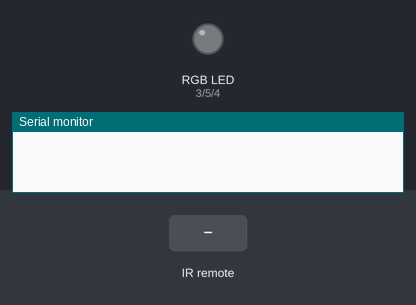
Recording of a sketch running on a simulated Arduino Uno, built with avr-gcc and run on an emulated ATmega328P. On the bench: an RGB LED mixed from three pins (HIGH = lit), the last lines printed to the serial monitor. Inputs (shaded band) come from the test bench.

Above: at 1.2 s.
1.3 s: infrared code 0xFFA25D received
At 1.9 s:
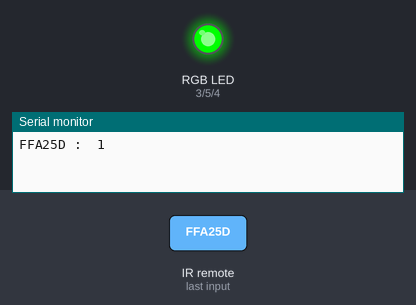
2.8 s: infrared code 0xFF629D received
At 4.0 s:
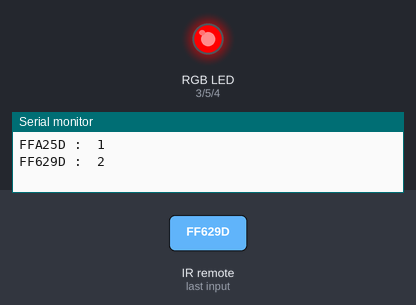
4.3 s: infrared code 0xFFE21D received
At 5.3 s:
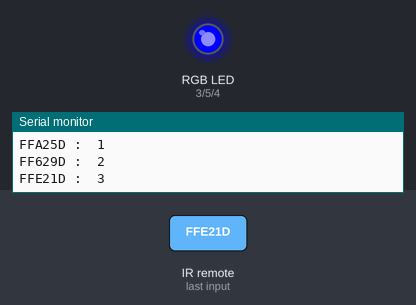
5.8 s: infrared code 0xFF22DD received
At 6.5 s:
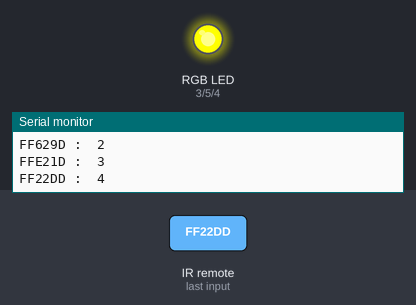
7.3 s: infrared code 0xFF02FD received
At 7.6 s:
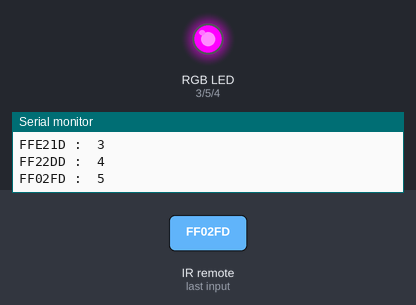
Timing chart, 0 to 9.8 s (numbered marks = the images above; inputs shaded):
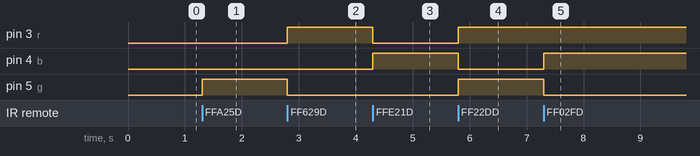

The sketch:

infrared_controlled_rgb_led.ino
```cpp
#include <IRremote.h>
#define g 5
#define b 4
#define r 3
int const IR_REC_PIN = 11;
IRrecv irrecv(IR_REC_PIN);       // create instance of 'irrecv'
decode_results irresults;        // create instance of 'decode_results'

void setup(){
  Serial.begin(9600);   // Initialize serial port
  irrecv.enableIRIn(); // Start the IR_REC_PIN
  pinMode(g, OUTPUT);
  pinMode(r, OUTPUT);
  pinMode(b, OUTPUT);
}

void loop(){
  if (irrecv.decode(&irresults)) // We have received an IR command
  {
    Serial.print(irresults.value, HEX);  // Printout raw value
    Serial.print(" : ");
    translateIR();
    irrecv.resume(); // receive the next value
  }
}

void translateIR(){
  switch(irresults.value){
    case 0xFF18E7:
      Serial.println(" FORWARD");
      break;
    case 0xFF10EF:
      Serial.println(" LEFT");
      break;
    case 0xFF38C7:
      Serial.println(" -OK-");
      break;
    case 0xFF5AA5:
      Serial.println(" RIGHT");
      break;
    case 0xFF4AB5:
      Serial.println(" REVERSE");
      break;
    case 0xFFA25D:
      Serial.println(" 1");
      digitalWrite(g, HIGH);
      digitalWrite(r, LOW);
      digitalWrite(b, LOW);
      break;
    case 0xFF629D:
      Serial.println(" 2");
      digitalWrite(g, LOW);
      digitalWrite(r, HIGH);
      digitalWrite(b, LOW);
      break;
    case 0xFFE21D:
      Serial.println(" 3");
      digitalWrite(g, LOW);
      digitalWrite(r, LOW);
      digitalWrite(b, HIGH);
      break;
    case 0xFF22DD:
      Serial.println(" 4");
      digitalWrite(g, HIGH);
      digitalWrite(r, HIGH);
      digitalWrite(b, LOW);
      break;
    case 0xFF02FD:
      Serial.println(" 5");
      digitalWrite(g, LOW);
      digitalWrite(r, HIGH);
      digitalWrite(b, HIGH);
      break;
    case 0xFFC23D:
      Serial.println(" 6");
      digitalWrite(g, HIGH);
      digitalWrite(r, LOW);
      digitalWrite(b, HIGH);
      break;
    case 0xFFE01F:
      Serial.println(" 7");
      digitalWrite(g, HIGH);
      digitalWrite(r, HIGH);
      digitalWrite(b, HIGH);
      break;
    case 0xFFA857:
      Serial.println(" 8");
      digitalWrite(g, LOW);
      digitalWrite(r, LOW);
      digitalWrite(b, LOW);
      break;
    case 0xFF906F:
      Serial.println(" 9");
      break;
    case 0xFF6897:
      Serial.println(" *");
      break;
    case 0xFF9867:
      Serial.println(" 0");
      break;
    case 0xFFB04F:
      Serial.println(" #");
      break;
    case 0xFFFFFFFF:
      Serial.println(" REPEAT");
      break;
    default:
      Serial.println(" Unidentified button");
    }
    delay(600); // Delay to help avoid accidental repeats
}
```

Measured:
- after the input at 1.3 s, pin 5 (g): LOW → HIGH at once
- after the input at 2.8 s, pin 3 (r): LOW → HIGH at once; pin 5 (g): HIGH → LOW at once
- after the input at 4.3 s, pin 3 (r): HIGH → LOW at once; pin 4 (b): LOW → HIGH at once
- after the input at 5.8 s, pin 3 (r), pin 5 (g): LOW → HIGH at once; pin 4 (b): HIGH → LOW at once
- after the input at 7.3 s, pin 4 (b): LOW → HIGH at once; pin 5 (g): HIGH → LOW at once
